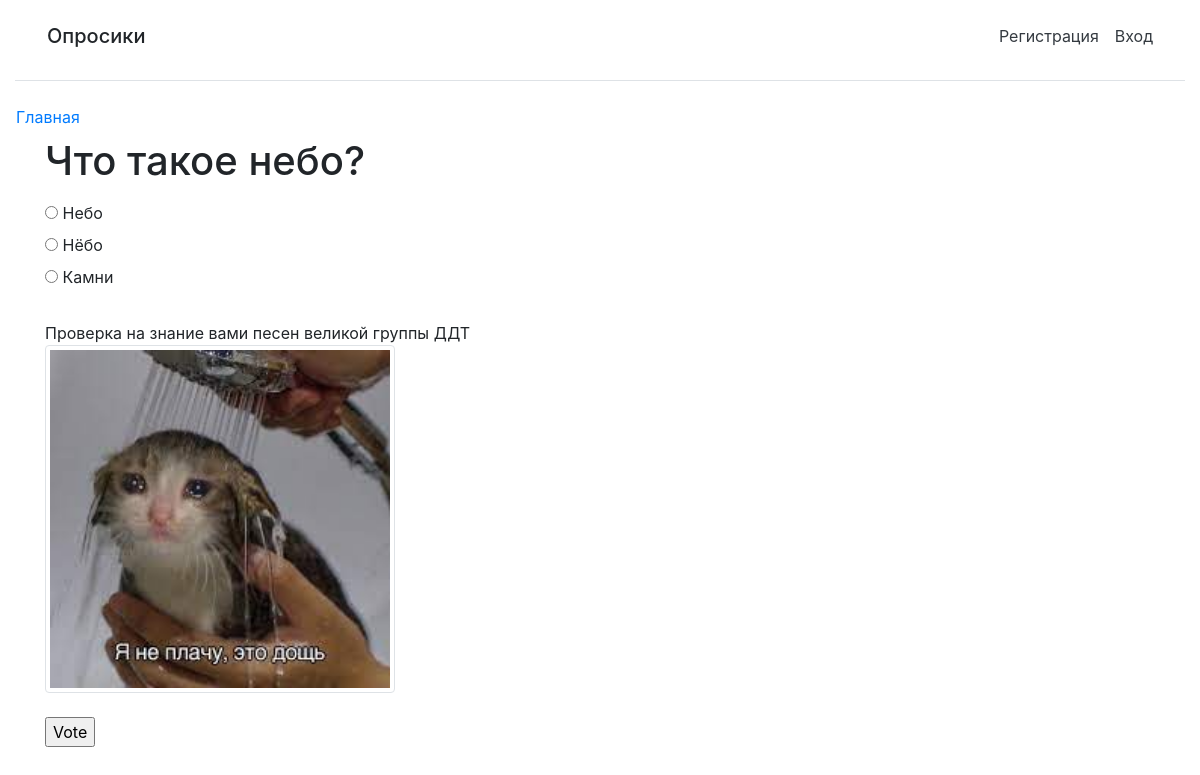
/6/, run on the app's committed database.
### polls/models.py (models this page shows, shortened)
class Question(models.Model):
    question_text = models.CharField(max_length=200)
    pub_date = models.DateTimeField('date published')
    post_description = models.CharField(default='', max_length=200, verbose_name='Краткое описание')
    poll_description = models.CharField(default='', max_length=200, verbose_name='Подробное описание')
    img = models.ImageField(default='default_poll.jpg', max_length=200, verbose_name='Картинка', upload_to='vote_pics', blank=True, null=True,
                            validators=[FileExtensionValidator(allowed_extensions=['png', 'jpg', 'jpeg'])])

class Choice(models.Model):
    question = models.ForeignKey(Question, on_delete=models.CASCADE)
    choice_text = models.CharField(max_length=200)
    votes = models.IntegerField(default=0)

### polls/views.py (the view)
# urls.py: path('<int:pk>/', views.DetailView.as_view(), name='detail'),
class DetailView(generic.DetailView):
    model = Question
    template_name = 'polls/detail.html'

### polls/templates/polls/detail.html (shortened to what this page needs)
{% extends "polls/basic.html" %}
{% block content %}
<form action="{% url 'polls:vote' question.id %}" method="post">
    <fieldset>
        <legend>
            <h1>{{question.question_text}}</h1>
        </legend>
        {% for choice in question.choice_set.all %}
        <input type="radio" name="choice" id="choice{{forloop.counter}}" value="{{choice.id}}">
        <label for="choice{{forloop.counter}}">{{choice.choice_text}}</label><br>
        {% endfor %}
        <br>
        <div>{{ question.poll_description }}</div>
        <img class="img-thumbnail" src="{{question.img.url }}" height="350" width="350">
    </fieldset>
    <br>
<input type="submit" value="Vote">
</form>
{% endblock %}

### data on the page
Question: question_text "Что такое небо?", poll_description "Проверка на знание вами песен великой группы ДДТ", img (picture)
Choice: choice_text "Небо"
Choice: choice_text "Нёбо"
Choice: choice_text "Камни"
